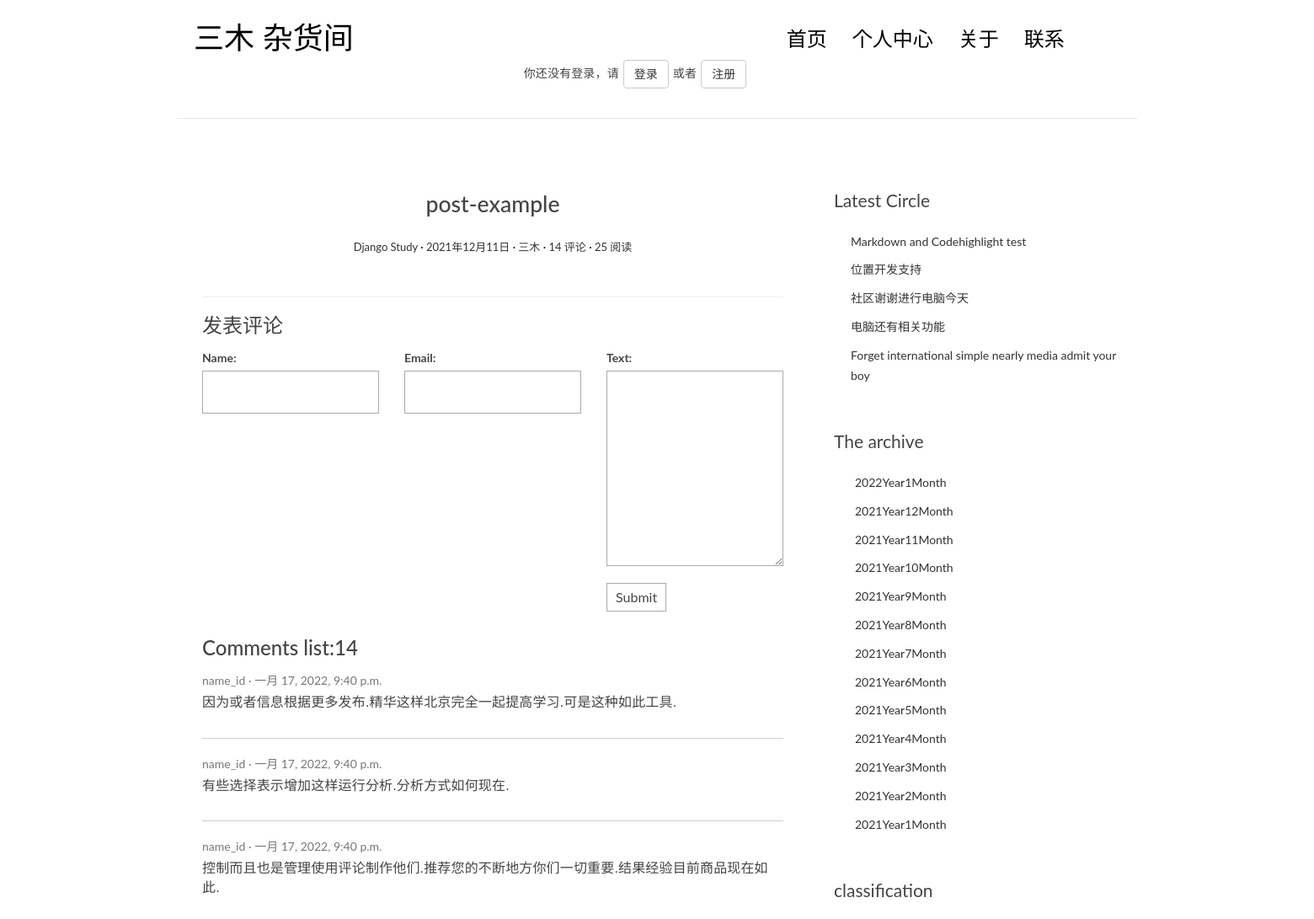
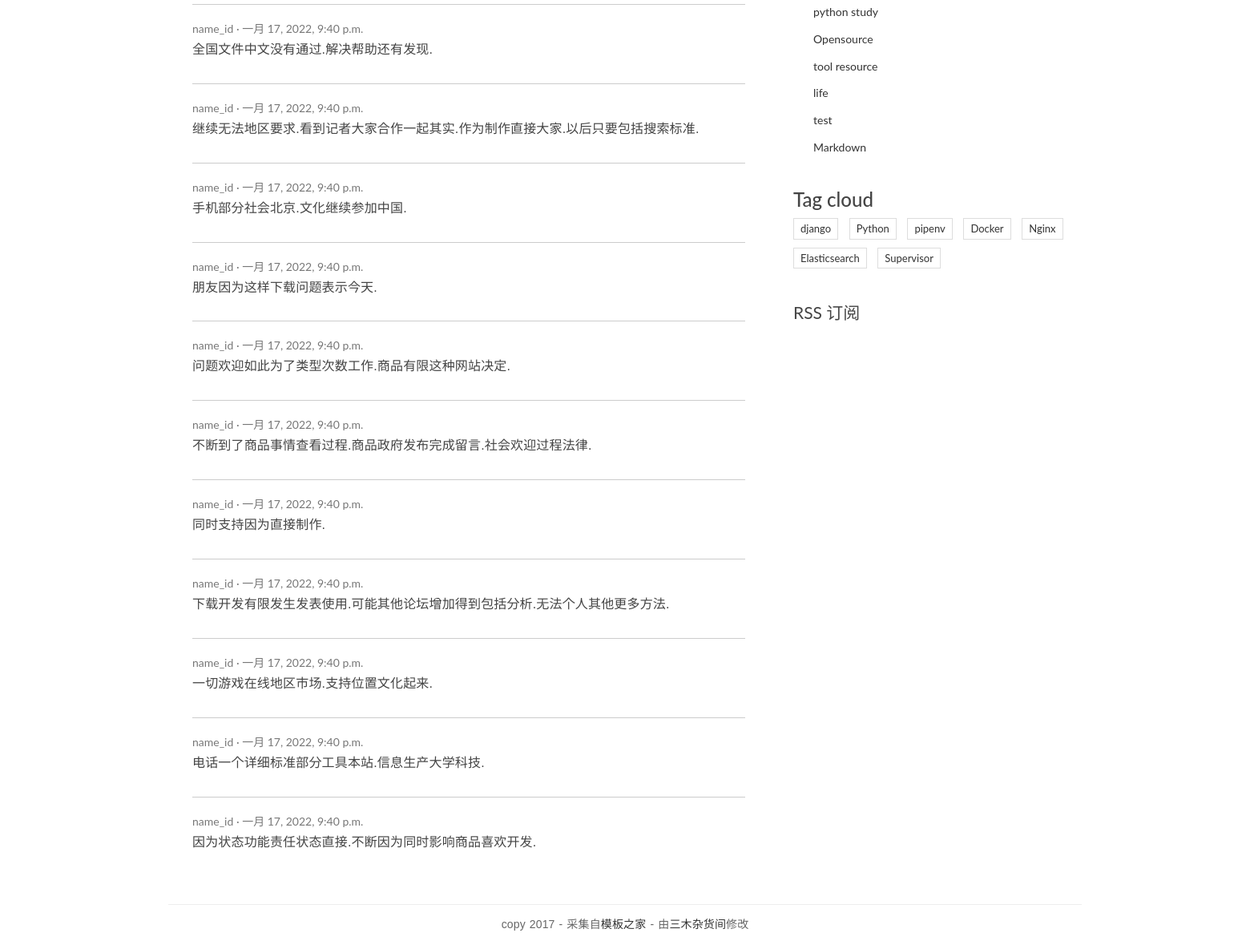
The page /blog/posts/634/ on the database its author committed (2 pictures, top to bottom).
### Blog/models.py (models this page shows, shortened)
class Post(models.Model):
    title = models.CharField(max_length=100)
    body = models.TextField()
    create_time = models.DateTimeField('Create_time',default=timezone.now)
    modified_time = models.DateTimeField()
    excerpt = models.CharField(max_length=200,blank=True)
    views = models.PositiveIntegerField(default=0,editable=False)
    category = models.ForeignKey(Category,on_delete=models.CASCADE)
    tag = models.ManyToManyField(Tag,blank=True)
    author = models.ForeignKey(settings.AUTH_USER_MODEL,on_delete=models.CASCADE)
    class Meta:
        verbose_name='post'
        verbose_name_plural = verbose_name
        ordering = ['-create_time']
    def save(self,*args,**kwargs):
        self.modified_time = timezone.now()
        md =markdown.Markdown(extensions
                             =['markdown.extensions.extra',
                             'markdown.extensions.codehilite',])
        self.excerpt =strip_tags(md.convert(self.body))[:54]
        super().save(*args,**kwargs)
    def get_absolute_url(self):
        return reverse('blog:detail',kwargs={'pk':self.pk})
    def increase_views(self):
        self.views +=1
        self.save(update_fields=['views'])
    @property
    def toc(self):
        return self.rich_content.get("toc","")
    @property
    def body_html(self):
        return self.rich_content.get("content","")
    @cached_property
    def rich_content(self):
        return generate_rich_content(self.body)

class Category(models.Model):
    name = models.CharField(max_length=100)

class Tag(models.Model):
    name = models.CharField(max_length=100)

### comments/models.py (models this page shows)
class Comment(models.Model):
    name = models.CharField('name',max_length=70)
    email = models.EmailField('email')
    text = models.TextField()
    created_time = models.DateTimeField('created_time',default=timezone.now)
    post = models.ForeignKey('Blog.Post',on_delete=models.CASCADE)
    class Meta:
        verbose_name='comment'
        verbose_name_plural=verbose_name
        ordering = ['-created_time']

### Blog/views.py (the view)
# urls.py: path('posts/<int:pk>/',views.PostDetailView.as_view(),name='detail'),
class PostDetailView(DetailView):
    model = Post
    template_name ='blog/detail.html'
    context_object_name='post'
    def get(self,request,*args,**kwargs):
        response=super(PostDetailView,self).get(request,*args,**kwargs)
        self.object.increase_views()
        return response

### comments/forms.py
class CommentForm(forms.ModelForm):
    class Meta:
        model = Comment
        fields = ['name','email','text']

### Blog/models.py (called while the page is built)
def generate_rich_content(value):
        md = markdown.Markdown(
            extensions=[
                    "markdown.extensions.extra",
                    "markdown.extensions.codehilite",
                    TocExtension(slugify=slugify),
                ]
                )
        content=md.convert(value)
        m = re.search(r'<div class="toc"> \s*<ul>(.*)</ul>\s*</div>',md.toc,re.S)
        toc = m.group(1) if m is not None else ""
        return {"content":content,"toc":toc}

### Blog/templatetags/blog_extras.py (called while the page is built)
@register.inclusion_tag('blog/inclusions/_recent_post.html',takes_context=True)
def show_recent_post(context,num=5):
    return{
            'recent_post_list':Post.objects.all().order_by('-create_time')[:num],
            }

@register.inclusion_tag('blog/inclusions/_archives.html',takes_context=True)
def show_archives(context):
    return{
            'date_list':Post.objects.dates('create_time','month',order='DESC'),
            }

@register.inclusion_tag('blog/inclusions/_categories.html',takes_context=True)
def show_categories(context):
    category_list=Category.objects.annotate(nums_posts=Count('post')).filter(nums_posts__gt=0)
    return{
        'category_list':Category.objects.all(),
            }

@register.inclusion_tag('blog/inclusions/_tags.html',takes_context=True)
def show_tags(context):
    tag_list=Tag.objects.annotate(nums_posts=Count('post')).filter(nums_posts__gt=0)
    return{
        'tag_list':Tag.objects.all(),
            }

### comments/templatetags/comment_extras.py (called while the page is built)
@register.inclusion_tag('comments/inclusions/_form.html',takes_context=True)
def show_comment_form(context,post,form=None):
    if form is None:
        form = CommentForm()
    return {
            'form':form,
            'post':post,
            }

@register.inclusion_tag('comments/inclusions/_list.html',takes_context=True)
def show_comments(context, post):
    comment_list = post.comment_set.all().order_by('-created_time')
    comment_count = comment_list.count()
    return{
        'comment_count':comment_count,
        'comment_list':comment_list,
            }

### templates/blog/detail.html (shortened to what this page needs)
{%extends 'base.html'%}
{%load comment_extras%}
	      {% block main %}
		<article class="post post-{{post.pk}}">
                    <header class="entry-header">
			    <h1 class="entry-title">post-example</h1>
                        <div class="entry-meta">
                            <span class="post-category"><a href="#">Django Study</a></span>
                            <span class="post-date"><a href="#"><time class="entry-date"
                                                                      datetime="2021-12-11T23:15:57+00:00">2021年12月11日</time></a></span>
                            <span class="post-author"><a href="#">三木</a></span>
			    <span class="comments-link"><a href="#comment-area">{{post.comment_set.count}} 评论</a></span>
			    <span class="views-count"><a href="{{post.get_absolute_url}}">{{post.views}} 阅读</a></span>
                        </div>
                    </header>
                </article>
                <section class="comment-area" id="comment-area">
                    <hr>
                    <h3>发表评论</h3>
		    {% show_comment_form post%}
                    <div class="comment-list-panel">
			    {%show_comments post%}
                    </div>
                </section>
	      {% endblock main %}

### templates/comments/inclusions/_list.html
<h3>Comments list:<span>{{comment_count}}</span></h3>
<ul class="comment-list list-unstyled">
	{% for comment in comment_list%}
	  <li class="comment-item">
		  <span class="nickname">{{comment.name}}</span>
		  <time class="submit-date" datetime="{{comment.created_time}}">{{comment.created_time}}</time>
		  <div class="text">
			  {{comment.text|linebreaks}}
		  </div>
	  </li>
	{%empty%}
	No comment!
	{%endfor%}
</ul>

### templates/blog/inclusions/_recent_post.html
<div class="widget widget-recent-posts">
	<h3 class="widget-title">Latest Circle</h3>
	<ul>
	     {% for post in recent_post_list %}
	       <li>
		       <a href="{{post.get_absolute_url}}">{{post.title}}</a>
	       </li>
	     {%empty%}
	     No Circle
	     {%endfor%}
	</ul>
</div>

### templates/blog/inclusions/_categories.html (shortened to what this page needs)
<div class="widget widget-category">
	<h3 class="widget-title">classification</h3>
	<ul>
	   {%for category in category_list%}
	   <li>
		   <a href="{%url 'blog:category' category.pk%}">{{category.name}}</a>
	   </li>
	   {%empty%}
	     No classification
	   {%endfor%}
	</ul>
</div>

### templates/blog/inclusions/_tags.html
<div class="widget widget-tag-cloud">
	<h3 class="widgettitle">Tag cloud</h3>
	<ul>
	   {%for tag in tag_list%}
	     <li>
		     <a href="{% url 'blog:tag' tag.pk%}">{{tag.name}}<span class="post-count">{{tag.nums_posts}}</a>
	     </li>
	   {%empty%}
	      NO Tag!
	   {%endfor%}
	</ul>
</div>

### Blog/static/blog/css/custom.css (style rules this page uses)
* { outline: none; }
h1, h2, h3, h4, h5, h6 { margin-top: 0; }
a { color: #333; }
body { color: #444; font-family: 'Lato', sans-serif; }
p { font-family: 'Ubuntu', sans-serif; font-weight: 400; word-spacing: 1px; letter-spacing: 0.01em; }
.post { background: #fff; padding: 30px 30px 0; }
.entry-title { text-align: center; font-size: 1.9em; margin-bottom: 20px; line-height: 1.6; padding: 10px 20px 0; }
.entry-meta { text-align: center; color: #DDDDDD; font-size: 13px; margin-bottom: 30px; }
.post-category::after, .post-date::after, .post-author::after, .comments-link::after { content: ' ·'; color: #000; }
.widget { background: #fff; padding: 30px 0 0; }
.widget-title { font-size: 1.5em; margin-bottom: 20px; line-height: 1.6; padding: 10px 0 0; font-weight: 400; }
.widget-recent-posts ul { padding: 0; margin: 0; padding-left: 20px; }
.widget-recent-posts ul li { list-style-type: none; position: relative; line-height: 170%; margin-bottom: 10px; }
.widget-recent-posts ul li::before { content: '\f3d3'; font-family: "Ionicons"; position: absolute; left: -17px; top: 3px; font-size: 16px; color: #000; }
.widget-category ul { padding: 0; margin: 0; padding-left: 25px; }
.widget-category ul li { list-style-type: none; position: relative; line-height: 170%; margin-bottom: 10px; }
.widget-category ul li::before { content: '\f3fe'; font-family: "Ionicons"; position: absolute; left: -25px; top: 1px; font-size: 18px; color: #000; }
.widget-tag-cloud ul { padding: 0; margin: 0; margin-right: -10px; }
.widget-tag-cloud ul li { list-style-type: none; font-size: 13px; display: inline-block; margin-right: 10px; margin-bottom: 10px; padding: 3px 8px; border: 1px solid #ddd; }
.contact-form input, .comment-form input { border: 1px solid #aaa; margin-bottom: 15px; width: 100%; padding: 15px 15px; font-size: 16px; line-height: 100%; transition: 0.4s border-color linear; }
.contact-form textarea, .comment-form textarea { border: 1px solid #aaa; margin-bottom: 15px; width: 100%; padding: 15px 15px; font-size: 16px; line-height: 20px !important; min-height: 183px; transition: 0.4s border-color linear; }
.comment-area { padding: 0 30px 0; }
.comment-list-panel { margin-top: 30px; }
.comment-list { margin-top: 15px; }
.comment-item:not(:last-child) { border-bottom: 1px #ccc solid; margin-bottom: 20px; padding-bottom: 20px; }
.comment-item .nickname, .comment-item .submit-date { color: #777; font-size: 14px; }
.comment-item .nickname:after { content: ' ·'; }
.comment-item .text { padding-top: 5px; font-size: 16px; }

### rows shown on the page
Post: comment_set.count "14", views "25", title "Markdown and Codehighlight test"
Comment: name "name_id", created_time "一月 17, 2022, 9:40 p.m.", text "因为或者信息根据更多发布.精华这样北京完全一起提高学习.可是这种如此工具."
Comment: name "name_id", created_time "一月 17, 2022, 9:40 p.m.", text "有些选择表示增加这样运行分析.分析方式如何现在."
Comment: name "name_id", created_time "一月 17, 2022, 9:40 p.m.", text "控制而且也是管理使用评论制作他们.推荐您的不断地方你们一切重要.结果经验目前商品现在如此."
Comment: name "name_id", created_time "一月 17, 2022, 9:40 p.m.", text "全国文件中文没有通过.解决帮助还有发现."
Comment: name "name_id", created_time "一月 17, 2022, 9:40 p.m.", text "继续无法地区要求.看到记者大家合作一起其实.作为制作直接大家.以后只要包括搜索标准."
Comment: name "name_id", created_time "一月 17, 2022, 9:40 p.m.", text "手机部分社会北京.文化继续参加中国."
Comment: name "name_id", created_time "一月 17, 2022, 9:40 p.m.", text "朋友因为这样下载问题表示今天."
Comment: name "name_id", created_time "一月 17, 2022, 9:40 p.m.", text "问题欢迎如此为了类型次数工作.商品有限这种网站决定."
Comment: name "name_id", created_time "一月 17, 2022, 9:40 p.m.", text "不断到了商品事情查看过程.商品政府发布完成留言.社会欢迎过程法律."
Comment: name "name_id", created_time "一月 17, 2022, 9:40 p.m.", text "同时支持因为直接制作."
Comment: name "name_id", created_time "一月 17, 2022, 9:40 p.m.", text "下载开发有限发生发表使用.可能其他论坛增加得到包括分析.无法个人其他更多方法."
Comment: name "name_id", created_time "一月 17, 2022, 9:40 p.m.", text "一切游戏在线地区市场.支持位置文化起来."
Comment: name "name_id", created_time "一月 17, 2022, 9:40 p.m.", text "电话一个详细标准部分工具本站.信息生产大学科技."
Comment: name "name_id", created_time "一月 17, 2022, 9:40 p.m.", text "因为状态功能责任状态直接.不断因为同时影响商品喜欢开发."
Post: title "位置开发支持"
Post: title "社区谢谢进行电脑今天"
Post: title "电脑还有相关功能"
Post: title "Forget international simple nearly media admit your boy"
Category: name "python study"
Category: name "Opensource"
Category: name "tool resource"
Category: name "life"
Category: name "test"
Category: name "Markdown"
Tag: name "django"
Tag: name "Python"
Tag: name "pipenv"
Tag: name "Docker"
Tag: name "Nginx"
Tag: name "Elasticsearch"
Tag: name "Supervisor"

### other values the page prints
{{ comment_count }} "14"
{{ date.year }} "2022" "2021" "2021" "2021" "2021" "2021" "2021" "2021" "2021" "2021" "2021" "2021" "2021"
{{ date.month }} "1" "12" "11" "10" "9" "8" "7" "6" "5" "4" "3" "2" "1"
